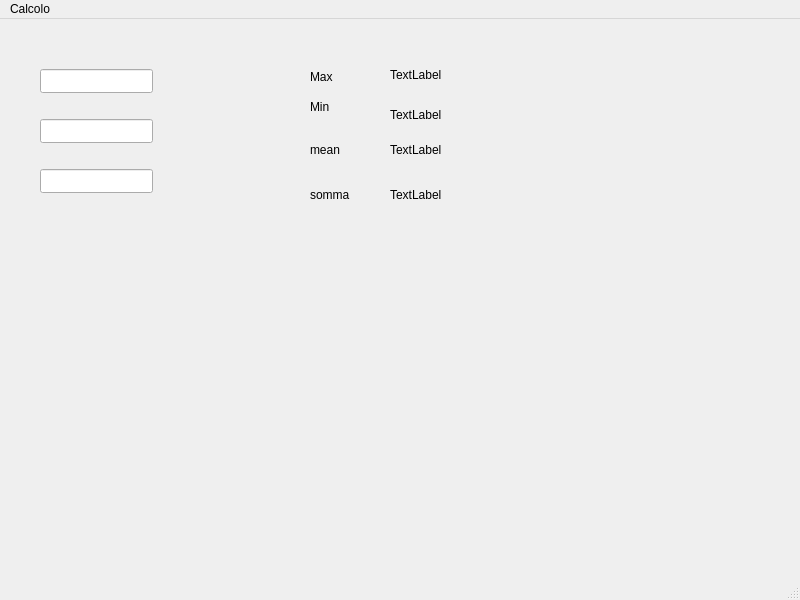
<?xml version="1.0" encoding="UTF-8"?>
<ui version="4.0">
 <class>MainWindow</class>
 <widget class="QMainWindow" name="MainWindow">
  <property name="geometry">
   <rect>
    <x>0</x>
    <y>0</y>
    <width>800</width>
    <height>600</height>
   </rect>
  </property>
  <property name="windowTitle">
   <string>MainWindow</string>
  </property>
  <widget class="QWidget" name="centralwidget">
   <widget class="QLineEdit" name="Val1">
    <property name="geometry">
     <rect>
      <x>40</x>
      <y>50</y>
      <width>113</width>
      <height>24</height>
     </rect>
    </property>
   </widget>
   <widget class="QLineEdit" name="Val2">
    <property name="geometry">
     <rect>
      <x>40</x>
      <y>100</y>
      <width>113</width>
      <height>24</height>
     </rect>
    </property>
   </widget>
   <widget class="QLineEdit" name="Val3">
    <property name="geometry">
     <rect>
      <x>40</x>
      <y>150</y>
      <width>113</width>
      <height>24</height>
     </rect>
    </property>
   </widget>
   <widget class="QLabel" name="label">
    <property name="geometry">
     <rect>
      <x>310</x>
      <y>50</y>
      <width>49</width>
      <height>16</height>
     </rect>
    </property>
    <property name="text">
     <string>Max</string>
    </property>
   </widget>
   <widget class="QLabel" name="label_2">
    <property name="geometry">
     <rect>
      <x>310</x>
      <y>80</y>
      <width>49</width>
      <height>16</height>
     </rect>
    </property>
    <property name="text">
     <string>Min</string>
    </property>
   </widget>
   <widget class="QLabel" name="label_3">
    <property name="geometry">
     <rect>
      <x>310</x>
      <y>110</y>
      <width>49</width>
      <height>41</height>
     </rect>
    </property>
    <property name="text">
     <string>mean</string>
    </property>
   </widget>
   <widget class="QLabel" name="label_4">
    <property name="geometry">
     <rect>
      <x>310</x>
      <y>160</y>
      <width>61</width>
      <height>31</height>
     </rect>
    </property>
    <property name="text">
     <string>somma</string>
    </property>
   </widget>
   <widget class="QLabel" name="MaxOut">
    <property name="geometry">
     <rect>
      <x>390</x>
      <y>40</y>
      <width>81</width>
      <height>31</height>
     </rect>
    </property>
    <property name="text">
     <string>TextLabel</string>
    </property>
   </widget>
   <widget class="QLabel" name="MinOut">
    <property name="geometry">
     <rect>
      <x>390</x>
      <y>80</y>
      <width>81</width>
      <height>31</height>
     </rect>
    </property>
    <property name="text">
     <string>TextLabel</string>
    </property>
   </widget>
   <widget class="QLabel" name="MeanOut">
    <property name="geometry">
     <rect>
      <x>390</x>
      <y>115</y>
      <width>81</width>
      <height>31</height>
     </rect>
    </property>
    <property name="text">
     <string>TextLabel</string>
    </property>
   </widget>
   <widget class="QLabel" name="SommaOut">
    <property name="geometry">
     <rect>
      <x>390</x>
      <y>160</y>
      <width>81</width>
      <height>31</height>
     </rect>
    </property>
    <property name="text">
     <string>TextLabel</string>
    </property>
   </widget>
  </widget>
  <widget class="QStatusBar" name="statusbar"/>
  <widget class="QMenuBar" name="menubar">
   <property name="geometry">
    <rect>
     <x>0</x>
     <y>0</y>
     <width>800</width>
     <height>21</height>
    </rect>
   </property>
   <widget class="QMenu" name="menuCalcolo">
    <property name="title">
     <string>Calcolo</string>
    </property>
   </widget>
   <addaction name="menuCalcolo"/>
  </widget>
 </widget>
 <resources/>
 <connections/>
</ui>
